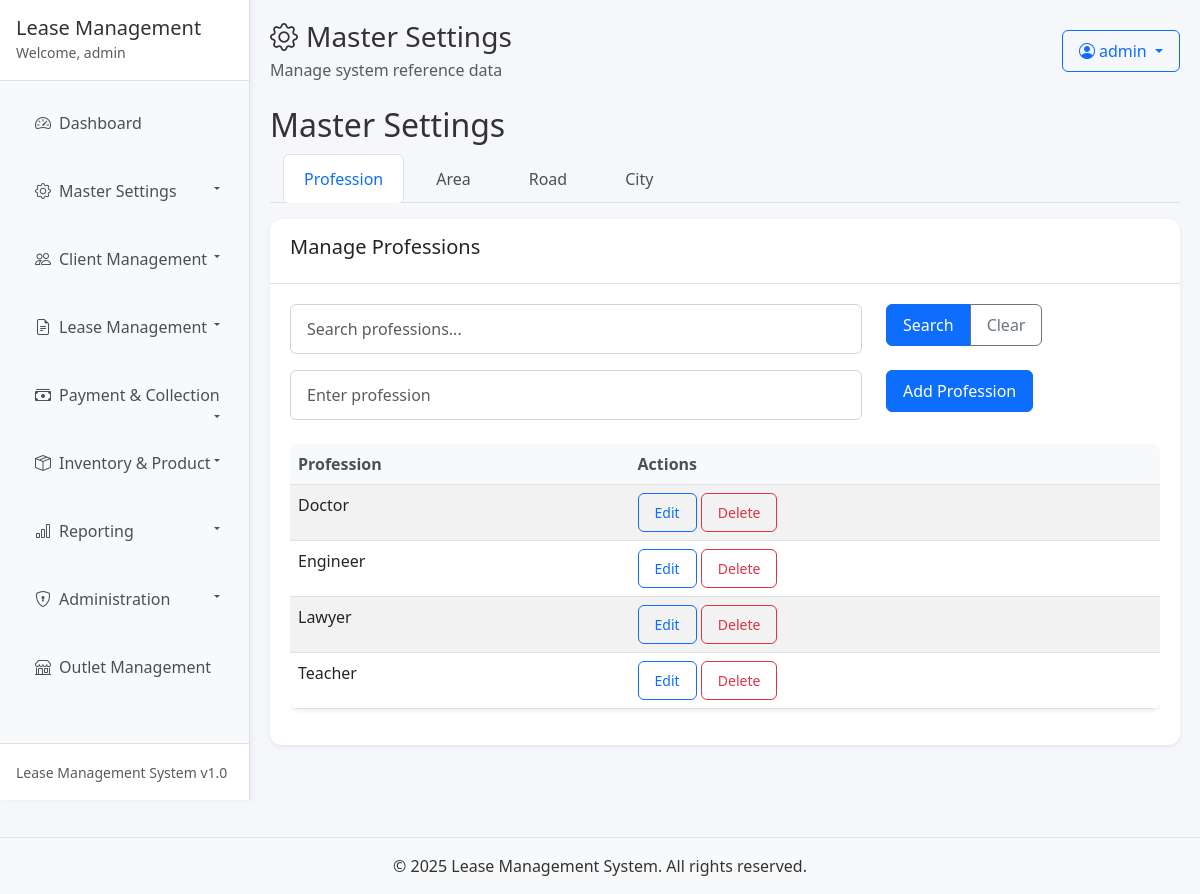
The app's page /master_settings.php (signed in) with its own data.
### tables this page shows
CREATE TABLE master_profession (
    id INT AUTO_INCREMENT PRIMARY KEY,
    profession VARCHAR(100) UNIQUE NOT NULL,
    created_at TIMESTAMP DEFAULT CURRENT_TIMESTAMP,
    updated_at TIMESTAMP DEFAULT CURRENT_TIMESTAMP ON UPDATE CURRENT_TIMESTAMP
);

### master_settings.php (the view, shortened to what this page needs)
<?php
$conn = getDBConnection();
$search_term = isset($_GET['search']) ? $_GET['search'] : '';
if (!empty($search_term)) {
    $professions_result = $conn->prepare("SELECT * FROM master_profession WHERE profession LIKE ? ORDER BY profession");
    $search_param = "%" . $search_term . "%";
    $professions_result->bind_param("s", $search_param);
    $professions_result->execute();
    $professions_result = $professions_result->get_result();
    $areas_result = $conn->prepare("SELECT * FROM master_area WHERE area LIKE ? ORDER BY area");
    $areas_result->bind_param("s", $search_param);
    $areas_result->execute();
    $areas_result = $areas_result->get_result();
    $roads_result = $conn->prepare("SELECT r.*, a.area FROM master_road r LEFT JOIN master_area a ON r.area_id = a.id WHERE r.road LIKE ? OR a.area LIKE ? ORDER BY r.road");
    $roads_result->bind_param("ss", $search_param, $search_param);
    $roads_result->execute();
    $roads_result = $roads_result->get_result();
    $cities_result = $conn->prepare("SELECT * FROM master_city WHERE city LIKE ? ORDER BY city");
    $cities_result->bind_param("s", $search_param);
    $cities_result->execute();
    $cities_result = $cities_result->get_result();
    $recovery_persons_result = $conn->prepare("SELECT rp.*, c.city, a.area, o.outlet_name FROM recovery_persons rp LEFT JOIN master_city c ON rp.city_id = c.id LEFT JOIN master_area a ON rp.area_id = a.id LEFT JOIN outlets o ON rp.outlet_id = o.outlet_id WHERE rp.full_name LIKE ? OR rp.recovery_person_id LIKE ? OR rp.cnic LIKE ? OR c.city LIKE ? OR a.area LIKE ? OR o.outlet_name LIKE ? ORDER BY rp.full_name");
    $recovery_persons_result->bind_param("ssssss", $search_param, $search_param, $search_param, $search_param, $search_param, $search_param);
    $recovery_persons_result->execute();
    $recovery_persons_result = $recovery_persons_result->get_result();
} else {
    $professions_result = $conn->query("SELECT * FROM master_profession ORDER BY profession");
}
?>
<!DOCTYPE html>
<html lang="en">
<head>
    <link href="https://cdn.jsdelivr.net/npm/bootstrap@5.3.0/dist/css/bootstrap.min.css" rel="stylesheet">
    <link href="https://cdn.jsdelivr.net/npm/bootstrap-icons@1.10.0/font/bootstrap-icons.css" rel="stylesheet">
    <link href="https://cdn.jsdelivr.net/npm/select2@4.1.0-rc.0/dist/css/select2.min.css" rel="stylesheet" />
    <link href="assets/css/styles.css" rel="stylesheet">
</head>
<body>
    <?php include 'includes/permanent_sidebar.php'; ?>
    <div class="main-content" style="margin-left: 250px; padding: 20px;">
        <div class="d-flex justify-content-between align-items-center mb-4">
            <div>
                <h1 class="h3 mb-1"><i class="bi bi-gear me-2"></i>Master Settings</h1>
                <p class="mb-0 text-muted">Manage system reference data</p>
            </div>
            <div class="dropdown">
                <button class="btn btn-outline-primary dropdown-toggle" type="button" id="userMenu" data-bs-toggle="dropdown" aria-expanded="false">
                    <i class="bi bi-person-circle me-1"></i><?php echo htmlspecialchars($_SESSION['username'] ?? 'User'); ?>
                </button>
            </div>
        </div>
        <div class="row">
            <div class="col-md-12">
                <h2>Master Settings</h2>
                <ul class="nav nav-tabs" id="masterSettingsTabs" role="tablist">
                    <li class="nav-item" role="presentation">
                        <button class="nav-link active" id="profession-tab" data-bs-toggle="tab" data-bs-target="#profession" type="button" role="tab">Profession</button>
                    </li>
                    <li class="nav-item" role="presentation">
                        <button class="nav-link" id="area-tab" data-bs-toggle="tab" data-bs-target="#area" type="button" role="tab">Area</button>
                    </li>
                    <li class="nav-item" role="presentation">
                        <button class="nav-link" id="road-tab" data-bs-toggle="tab" data-bs-target="#road" type="button" role="tab">Road</button>
                    </li>
                    <li class="nav-item" role="presentation">
                        <button class="nav-link" id="city-tab" data-bs-toggle="tab" data-bs-target="#city" type="button" role="tab">City</button>
                    </li>
                </ul>
                <div class="tab-content" id="masterSettingsTabContent">
                    <div class="tab-pane fade show active" id="profession" role="tabpanel">
                        <div class="card mt-3">
                            <div class="card-header">
                                <h5>Manage Professions</h5>
                            </div>
                            <div class="card-body">
                                <form method="GET" class="mb-3">
                                    <div class="row">
                                        <div class="col-md-8">
                                            <input type="text" class="form-control" name="search" placeholder="Search professions..." value="<?php echo isset($_GET['search']) ? htmlspecialchars($_GET['search']) : ''; ?>">
                                        </div>
                                        <div class="col-md-4">
                                            <div class="btn-group" role="group">
                                                <button type="submit" class="btn btn-primary">Search</button>
                                                <a href="master_settings.php?tab=profession" class="btn btn-outline-secondary">Clear</a>
                                            </div>
                                        </div>
                                    </div>
                                </form>
                                <form method="POST" class="mb-4" id="profession-form">
                                    <div class="row">
                                        <div class="col-md-8">
                                            <input type="text" class="form-control" name="profession" id="profession-name" placeholder="Enter profession" required>
                                        </div>
                                        <div class="col-md-4">
                                            <button type="submit" name="add_profession" class="btn btn-primary" id="profession-submit-btn">Add Profession</button>
                                        </div>
                                    </div>
                                </form>
                                <div class="table-responsive">
                                    <table class="table table-striped">
                                        <thead>
                                            <tr>
                                                <th>Profession</th>
                                                <th>Actions</th>
                                            </tr>
                                        </thead>
                                        <tbody>
                                            <?php if ($professions_result && $professions_result->num_rows > 0): ?>
                                                <?php while ($profession = $professions_result->fetch_assoc()): ?>
                                                    <tr>
                                                        <td><?php echo htmlspecialchars($profession['profession']); ?></td>
                                                        <td>
                                                            <button class="btn btn-sm btn-outline-primary edit-profession-btn"
                                                                    data-id="<?php echo $profession['id']; ?>"
                                                                    data-profession="<?php echo htmlspecialchars($profession['profession']); ?>">
                                                                Edit
                                                            </button>
                                                            <button class="btn btn-sm btn-outline-danger delete-profession-btn"
                                                                    data-id="<?php echo $profession['id']; ?>"
                                                                    data-profession="<?php echo htmlspecialchars($profession['profession']); ?>">
                                                                Delete
                                                            </button>
                                                        </td>
                                                    </tr>
                                                <?php endwhile; ?>
                                            <?php else: ?>
                                                <tr>
                                                    <td colspan="2" class="text-center">No professions found.</td>
                                                </tr>
                                            <?php endif; ?>
                                        </tbody>
                                    </table>
                                </div>
                            </div>
                        </div>
                    </div>
                </div>
            </div>
        </div>
    </div>
    <footer class="bg-light text-center py-3 mt-5">
        <div class="container">
            <p class="mb-0">&copy; 2025 Lease Management System. All rights reserved.</p>
        </div>
    </footer>
</body>
</html>

### assets/css/styles.css (style rules this page uses)
body { font-family: 'Segoe UI', Tahoma, Geneva, Verdana, sans-serif; background-color: #f5f7fa; color: #333; }
.main-content { padding-top: 1.5rem; padding-bottom: 2rem; padding-left: 1rem; padding-right: 1rem; margin-left: 250px; }
.nav-link:hover, .nav-link.active { background-color: #0d6efd; color: white; transform: translateX(5px); }
.main-content { padding-top: 1.5rem; padding-bottom: 2rem; padding-left: 1rem; padding-right: 1rem; }
.form-control, .form-select { border-radius: 0.375rem; padding: 0.75rem 1rem; border: 1px solid #ced4da; }
.table { background-color: white; border-radius: 0.5rem; overflow: hidden; box-shadow: 0 0.125rem 0.25rem rgba(0, 0, 0, 0.075); }
.table th { border-top: none; font-weight: 600; color: #495057; background-color: #f8f9fa; }
.btn { border-radius: 0.375rem; font-weight: 500; padding: 0.5rem 1rem; transition: all 0.3s ease; }
.btn-primary { background-color: #0d6efd; border-color: #0d6efd; }
.btn-outline-primary, .btn-outline-success, .btn-outline-warning, .btn-outline-info, .btn-outline-secondary, .btn-outline-dark { transition: all 0.3s ease; }
.card { border-radius: 0.75rem; box-shadow: 0 0.125rem 0.25rem rgba(0, 0, 0, 0.075); border: none; margin-bottom: 1.5rem; }
.card-header { font-weight: 600; border-bottom: 1px solid rgba(0, 0, 0, 0.125); background-color: transparent; padding: 1rem 1.25rem; }
.card-body { padding: 1.25rem; }
footer { margin-top: auto; border-top: 1px solid #dee2e6; background-color: #f8f9fa; padding: 1.5rem 0; }
.nav-tabs { border-bottom: 1px solid #dee2e6; margin-bottom: 1rem; }
.nav-tabs .nav-link { border: 1px solid transparent; border-bottom: none; color: #495057; padding: 0.75rem 1.25rem; font-weight: 500; border-top-left-radius: 0.375rem; border-top-right-radius: 0.375rem; }
.nav-tabs .nav-link.active { background-color: #fff; border-color: #dee2e6 #dee2e6 #fff; color: #0d6efd; font-weight: 500; }

### assets/css/navigation.css (style rules this page uses)
.nav-link.active { color: #0d6efd; background-color: rgba(13, 110, 253, 0.1); border-left: 3px solid #0d6efd; font-weight: 500; }
.btn-outline-primary, .btn-outline-success, .btn-outline-warning, .btn-outline-info, .btn-outline-secondary, .btn-outline-dark { transition: all 0.3s ease; }
.nav-tabs .nav-link { border: 1px solid #dee2e6; border-bottom: none; color: #495057; padding: 0.75rem 1.25rem; font-weight: 500; }
.nav-tabs .nav-link.active { background-color: #fff; border-color: #dee2e6 #dee2e6 #fff; color: #0d6efd; font-weight: 500; }

### assets/css/forms.css (style rules this page uses)
.form-control, .form-select { border-radius: 0.375rem; padding: 0.75rem 1rem; border: 1px solid #ced4da; transition: all 0.3s ease; }

### records on screen
master_profession: profession "Doctor"
master_profession: profession "Engineer"
master_profession: profession "Lawyer"
master_profession: profession "Teacher"

### other values on screen
$username "admin"
$_SESSION['username'] "admin"
